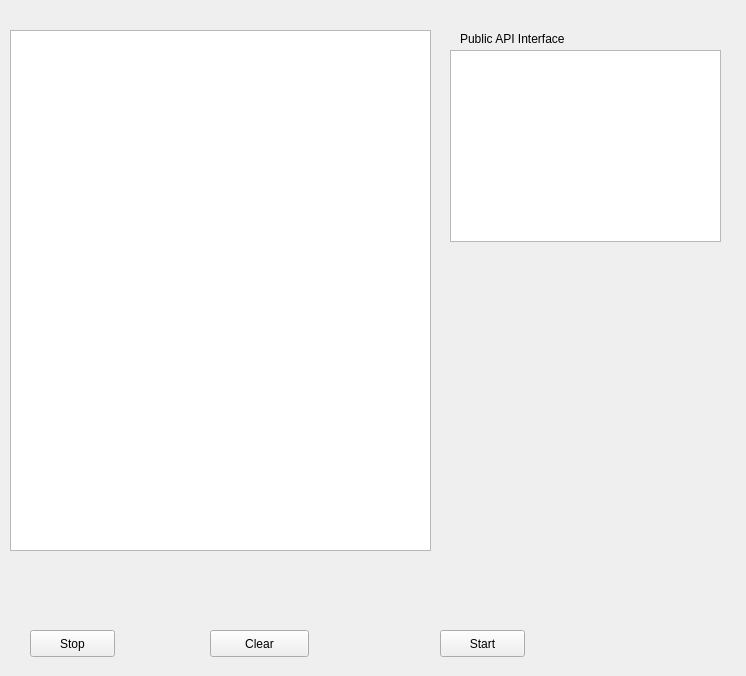
<?xml version="1.0" encoding="UTF-8"?>
<ui version="4.0">
 <class>MainWindow</class>
 <widget class="QMainWindow" name="MainWindow">
  <property name="geometry">
   <rect>
    <x>0</x>
    <y>0</y>
    <width>746</width>
    <height>676</height>
   </rect>
  </property>
  <property name="windowTitle">
   <string>HipstaChat-D</string>
  </property>
  <widget class="QWidget" name="centralWidget">
   <widget class="QTextBrowser" name="textinfo">
    <property name="geometry">
     <rect>
      <x>10</x>
      <y>30</y>
      <width>421</width>
      <height>521</height>
     </rect>
    </property>
   </widget>
   <widget class="QPushButton" name="stoping">
    <property name="geometry">
     <rect>
      <x>30</x>
      <y>630</y>
      <width>85</width>
      <height>27</height>
     </rect>
    </property>
    <property name="text">
     <string>Stop</string>
    </property>
   </widget>
   <widget class="QPushButton" name="starting">
    <property name="geometry">
     <rect>
      <x>440</x>
      <y>630</y>
      <width>85</width>
      <height>27</height>
     </rect>
    </property>
    <property name="text">
     <string>Start</string>
    </property>
   </widget>
   <widget class="QPushButton" name="pushButton">
    <property name="geometry">
     <rect>
      <x>210</x>
      <y>630</y>
      <width>99</width>
      <height>27</height>
     </rect>
    </property>
    <property name="text">
     <string>Clear</string>
    </property>
   </widget>
   <widget class="QLabel" name="label_2">
    <property name="geometry">
     <rect>
      <x>460</x>
      <y>30</y>
      <width>161</width>
      <height>17</height>
     </rect>
    </property>
    <property name="text">
     <string>Public API Interface</string>
    </property>
   </widget>
   <widget class="QListWidget" name="listWidget">
    <property name="geometry">
     <rect>
      <x>450</x>
      <y>50</y>
      <width>271</width>
      <height>192</height>
     </rect>
    </property>
   </widget>
  </widget>
 </widget>
 <layoutdefault spacing="6" margin="11"/>
 <resources/>
 <connections/>
</ui>
